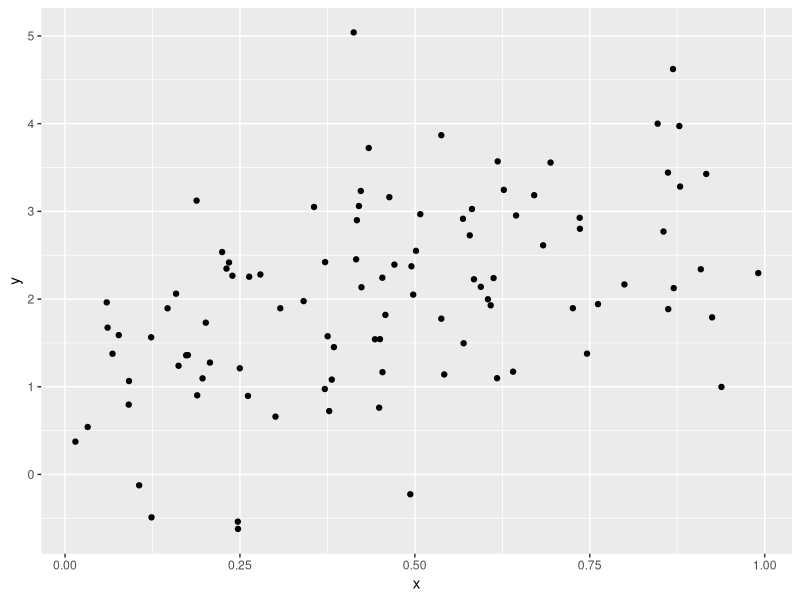

This chart was generated by the following R code:
## ---- chunk 1
library(tidyverse)

plot_df =
  tibble(
    x = runif(100),
    y = 1 + 2 * x + rnorm(100)
  )

plot_df |>
  ggplot(aes(x = x, y = y)) +
  geom_point()
